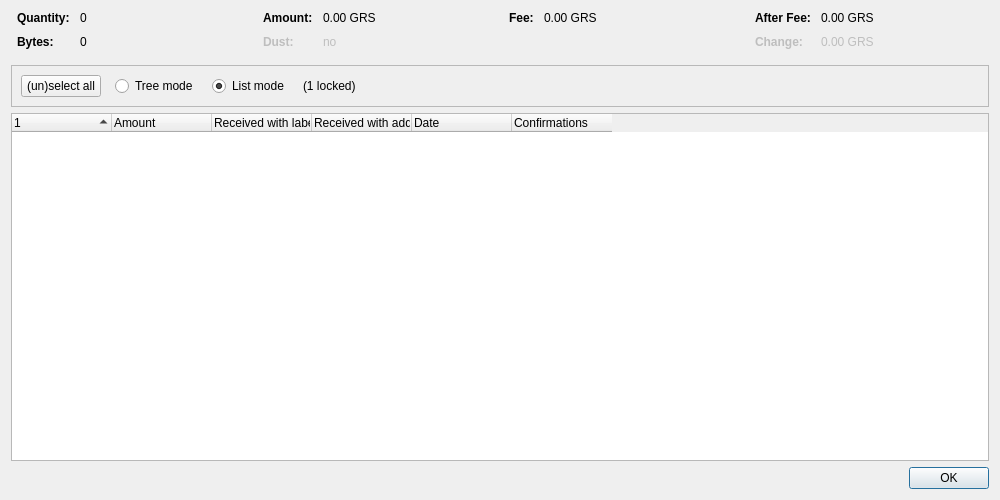
<?xml version="1.0" encoding="UTF-8"?>
<ui version="4.0">
 <class>CoinControlDialog</class>
 <widget class="QDialog" name="CoinControlDialog">
  <property name="geometry">
   <rect>
    <x>0</x>
    <y>0</y>
    <width>1000</width>
    <height>500</height>
   </rect>
  </property>
  <property name="windowTitle">
   <string>Coin Selection</string>
  </property>
  <layout class="QVBoxLayout" name="verticalLayout">
   <item>
    <layout class="QHBoxLayout" name="horizontalLayoutTop" stretch="0,0,0,0">
     <property name="topMargin">
      <number>0</number>
     </property>
     <property name="bottomMargin">
      <number>10</number>
     </property>
     <item>
      <layout class="QFormLayout" name="formLayoutCoinControl1">
       <property name="horizontalSpacing">
        <number>10</number>
       </property>
       <property name="verticalSpacing">
        <number>10</number>
       </property>
       <property name="leftMargin">
        <number>6</number>
       </property>
       <property name="rightMargin">
        <number>6</number>
       </property>
       <item row="0" column="0">
        <widget class="QLabel" name="labelCoinControlQuantityText">
         <property name="font">
          <font>
           <weight>75</weight>
           <bold>true</bold>
          </font>
         </property>
         <property name="text">
          <string>Quantity:</string>
         </property>
        </widget>
       </item>
       <item row="0" column="1">
        <widget class="QLabel" name="labelCoinControlQuantity">
         <property name="cursor">
          <cursorShape>IBeamCursor</cursorShape>
         </property>
         <property name="contextMenuPolicy">
          <enum>Qt::ActionsContextMenu</enum>
         </property>
         <property name="text">
          <string notr="true">0</string>
         </property>
         <property name="textInteractionFlags">
          <set>Qt::LinksAccessibleByMouse|Qt::TextSelectableByKeyboard|Qt::TextSelectableByMouse</set>
         </property>
        </widget>
       </item>
       <item row="1" column="0">
        <widget class="QLabel" name="labelCoinControlBytesText">
         <property name="font">
          <font>
           <weight>75</weight>
           <bold>true</bold>
          </font>
         </property>
         <property name="text">
          <string>Bytes:</string>
         </property>
        </widget>
       </item>
       <item row="1" column="1">
        <widget class="QLabel" name="labelCoinControlBytes">
         <property name="cursor">
          <cursorShape>IBeamCursor</cursorShape>
         </property>
         <property name="contextMenuPolicy">
          <enum>Qt::ActionsContextMenu</enum>
         </property>
         <property name="text">
          <string notr="true">0</string>
         </property>
         <property name="textInteractionFlags">
          <set>Qt::LinksAccessibleByMouse|Qt::TextSelectableByKeyboard|Qt::TextSelectableByMouse</set>
         </property>
        </widget>
       </item>
      </layout>
     </item>
     <item>
      <layout class="QFormLayout" name="formLayoutCoinControl2">
       <property name="horizontalSpacing">
        <number>10</number>
       </property>
       <property name="verticalSpacing">
        <number>10</number>
       </property>
       <property name="leftMargin">
        <number>6</number>
       </property>
       <property name="rightMargin">
        <number>6</number>
       </property>
       <item row="0" column="0">
        <widget class="QLabel" name="labelCoinControlAmountText">
         <property name="font">
          <font>
           <weight>75</weight>
           <bold>true</bold>
          </font>
         </property>
         <property name="text">
          <string>Amount:</string>
         </property>
        </widget>
       </item>
       <item row="0" column="1">
        <widget class="QLabel" name="labelCoinControlAmount">
         <property name="cursor">
          <cursorShape>IBeamCursor</cursorShape>
         </property>
         <property name="contextMenuPolicy">
          <enum>Qt::ActionsContextMenu</enum>
         </property>
         <property name="text">
          <string notr="true">0.00 GRS</string>
         </property>
         <property name="textInteractionFlags">
          <set>Qt::LinksAccessibleByMouse|Qt::TextSelectableByKeyboard|Qt::TextSelectableByMouse</set>
         </property>
        </widget>
       </item>
       <item row="1" column="0">
        <widget class="QLabel" name="labelCoinControlLowOutputText">
         <property name="enabled">
          <bool>false</bool>
         </property>
         <property name="font">
          <font>
           <weight>75</weight>
           <bold>true</bold>
          </font>
         </property>
         <property name="text">
          <string>Dust:</string>
         </property>
        </widget>
       </item>
       <item row="1" column="1">
        <widget class="QLabel" name="labelCoinControlLowOutput">
         <property name="enabled">
          <bool>false</bool>
         </property>
         <property name="cursor">
          <cursorShape>IBeamCursor</cursorShape>
         </property>
         <property name="contextMenuPolicy">
          <enum>Qt::ActionsContextMenu</enum>
         </property>
         <property name="text">
          <string notr="true">no</string>
         </property>
         <property name="textInteractionFlags">
          <set>Qt::LinksAccessibleByMouse|Qt::TextSelectableByKeyboard|Qt::TextSelectableByMouse</set>
         </property>
        </widget>
       </item>
      </layout>
     </item>
     <item>
      <layout class="QFormLayout" name="formLayoutCoinControl3">
       <property name="horizontalSpacing">
        <number>10</number>
       </property>
       <property name="verticalSpacing">
        <number>10</number>
       </property>
       <property name="leftMargin">
        <number>6</number>
       </property>
       <property name="rightMargin">
        <number>6</number>
       </property>
       <item row="0" column="0">
        <widget class="QLabel" name="labelCoinControlFeeText">
         <property name="font">
          <font>
           <weight>75</weight>
           <bold>true</bold>
          </font>
         </property>
         <property name="text">
          <string>Fee:</string>
         </property>
        </widget>
       </item>
       <item row="0" column="1">
        <widget class="QLabel" name="labelCoinControlFee">
         <property name="cursor">
          <cursorShape>IBeamCursor</cursorShape>
         </property>
         <property name="contextMenuPolicy">
          <enum>Qt::ActionsContextMenu</enum>
         </property>
         <property name="text">
          <string notr="true">0.00 GRS</string>
         </property>
         <property name="textInteractionFlags">
          <set>Qt::LinksAccessibleByMouse|Qt::TextSelectableByKeyboard|Qt::TextSelectableByMouse</set>
         </property>
        </widget>
       </item>
      </layout>
     </item>
     <item>
      <layout class="QFormLayout" name="formLayoutCoinControl4">
       <property name="horizontalSpacing">
        <number>10</number>
       </property>
       <property name="verticalSpacing">
        <number>10</number>
       </property>
       <property name="leftMargin">
        <number>6</number>
       </property>
       <property name="rightMargin">
        <number>6</number>
       </property>
       <item row="0" column="0">
        <widget class="QLabel" name="labelCoinControlAfterFeeText">
         <property name="font">
          <font>
           <weight>75</weight>
           <bold>true</bold>
          </font>
         </property>
         <property name="text">
          <string>After Fee:</string>
         </property>
        </widget>
       </item>
       <item row="0" column="1">
        <widget class="QLabel" name="labelCoinControlAfterFee">
         <property name="cursor">
          <cursorShape>IBeamCursor</cursorShape>
         </property>
         <property name="contextMenuPolicy">
          <enum>Qt::ActionsContextMenu</enum>
         </property>
         <property name="text">
          <string notr="true">0.00 GRS</string>
         </property>
         <property name="textInteractionFlags">
          <set>Qt::LinksAccessibleByMouse|Qt::TextSelectableByKeyboard|Qt::TextSelectableByMouse</set>
         </property>
        </widget>
       </item>
       <item row="1" column="0">
        <widget class="QLabel" name="labelCoinControlChangeText">
         <property name="enabled">
          <bool>false</bool>
         </property>
         <property name="font">
          <font>
           <weight>75</weight>
           <bold>true</bold>
          </font>
         </property>
         <property name="text">
          <string>Change:</string>
         </property>
        </widget>
       </item>
       <item row="1" column="1">
        <widget class="QLabel" name="labelCoinControlChange">
         <property name="enabled">
          <bool>false</bool>
         </property>
         <property name="cursor">
          <cursorShape>IBeamCursor</cursorShape>
         </property>
         <property name="contextMenuPolicy">
          <enum>Qt::ActionsContextMenu</enum>
         </property>
         <property name="text">
          <string notr="true">0.00 GRS</string>
         </property>
         <property name="textInteractionFlags">
          <set>Qt::LinksAccessibleByMouse|Qt::TextSelectableByKeyboard|Qt::TextSelectableByMouse</set>
         </property>
        </widget>
       </item>
      </layout>
     </item>
    </layout>
   </item>
   <item>
    <widget class="QFrame" name="frame">
     <property name="minimumSize">
      <size>
       <width>0</width>
       <height>40</height>
      </size>
     </property>
     <property name="frameShape">
      <enum>QFrame::StyledPanel</enum>
     </property>
     <property name="frameShadow">
      <enum>QFrame::Sunken</enum>
     </property>
     <layout class="QHBoxLayout" name="horizontalLayout">
      <item>
       <layout class="QHBoxLayout" name="horizontalLayoutPanel" stretch="0,0,0,0,0">
        <property name="spacing">
         <number>14</number>
        </property>
        <item>
         <widget class="QPushButton" name="pushButtonSelectAll">
          <property name="sizePolicy">
           <sizepolicy hsizetype="Maximum" vsizetype="Fixed">
            <horstretch>0</horstretch>
            <verstretch>0</verstretch>
           </sizepolicy>
          </property>
          <property name="text">
           <string>(un)select all</string>
          </property>
          <property name="autoDefault">
           <bool>false</bool>
          </property>
         </widget>
        </item>
        <item>
         <widget class="QRadioButton" name="radioTreeMode">
          <property name="sizePolicy">
           <sizepolicy hsizetype="Maximum" vsizetype="Fixed">
            <horstretch>0</horstretch>
            <verstretch>0</verstretch>
           </sizepolicy>
          </property>
          <property name="text">
           <string>Tree mode</string>
          </property>
         </widget>
        </item>
        <item>
         <widget class="QRadioButton" name="radioListMode">
          <property name="sizePolicy">
           <sizepolicy hsizetype="Maximum" vsizetype="Fixed">
            <horstretch>0</horstretch>
            <verstretch>0</verstretch>
           </sizepolicy>
          </property>
          <property name="text">
           <string>List mode</string>
          </property>
          <property name="checked">
           <bool>true</bool>
          </property>
         </widget>
        </item>
        <item>
         <widget class="QLabel" name="labelLocked">
          <property name="text">
           <string notr="true">(1 locked)</string>
          </property>
         </widget>
        </item>
        <item>
         <spacer name="horizontalSpacer">
          <property name="orientation">
           <enum>Qt::Horizontal</enum>
          </property>
          <property name="sizeHint" stdset="0">
           <size>
            <width>40</width>
            <height>20</height>
           </size>
          </property>
         </spacer>
        </item>
       </layout>
      </item>
     </layout>
    </widget>
   </item>
   <item>
    <widget class="CoinControlTreeWidget" name="treeWidget">
     <property name="contextMenuPolicy">
      <enum>Qt::CustomContextMenu</enum>
     </property>
     <property name="sortingEnabled">
      <bool>false</bool>
     </property>
     <property name="columnCount">
      <number>6</number>
     </property>
     <attribute name="headerShowSortIndicator" stdset="0">
      <bool>true</bool>
     </attribute>
     <attribute name="headerStretchLastSection">
      <bool>false</bool>
     </attribute>
     <column>
      <property name="text">
       <string/>
      </property>
     </column>
     <column>
      <property name="text">
       <string>Amount</string>
      </property>
     </column>
     <column>
      <property name="text">
       <string>Received with label</string>
      </property>
     </column>
     <column>
      <property name="text">
       <string>Received with address</string>
      </property>
     </column>
     <column>
      <property name="text">
       <string>Date</string>
      </property>
     </column>
     <column>
      <property name="text">
       <string>Confirmations</string>
      </property>
      <property name="toolTip">
       <string>Confirmed</string>
      </property>
     </column>
     <column>
      <property name="text">
       <string/>
      </property>
     </column>
     <column>
      <property name="text">
       <string/>
      </property>
     </column>
     <column>
      <property name="text">
       <string/>
      </property>
     </column>
     <column>
      <property name="text">
       <string/>
      </property>
     </column>
    </widget>
   </item>
   <item>
    <widget class="QDialogButtonBox" name="buttonBox">
     <property name="orientation">
      <enum>Qt::Horizontal</enum>
     </property>
     <property name="standardButtons">
      <set>QDialogButtonBox::Ok</set>
     </property>
    </widget>
   </item>
  </layout>
 </widget>
 <customwidgets>
  <customwidget>
   <class>CoinControlTreeWidget</class>
   <extends>QTreeWidget</extends>
   <header>qt/coincontroltreewidget.h</header>
  </customwidget>
 </customwidgets>
 <resources/>
 <connections/>
</ui>
